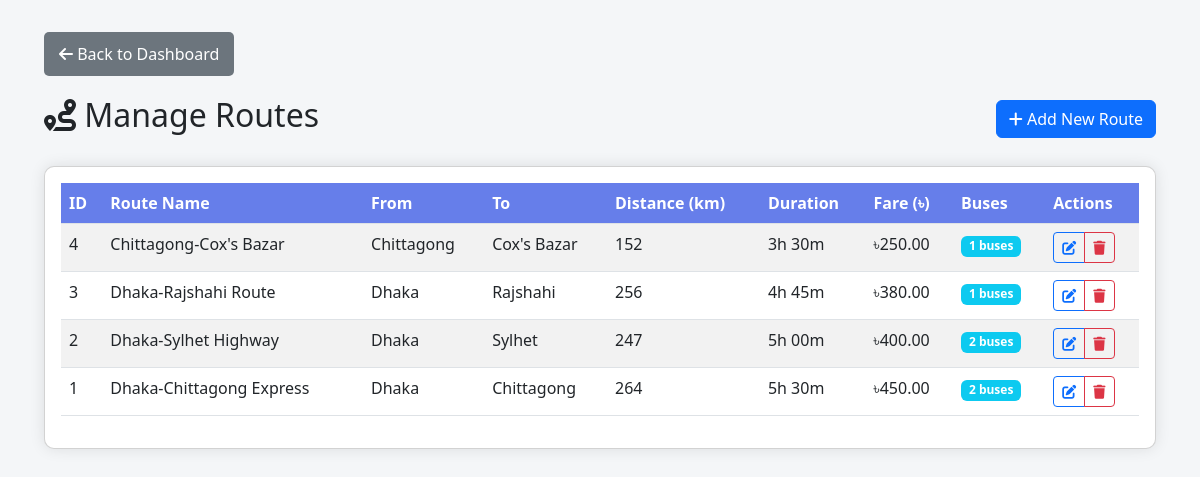
The app's page /manage_routes.php with its own data.
### tables this page shows
CREATE TABLE IF NOT EXISTS routes (
    id INT AUTO_INCREMENT PRIMARY KEY,
    route_name VARCHAR(100) NOT NULL,
    from_city VARCHAR(50) NOT NULL,
    to_city VARCHAR(50) NOT NULL,
    distance INT NOT NULL,
    duration VARCHAR(20) NOT NULL,
    fare DECIMAL(10,2) NOT NULL,
    created_at TIMESTAMP DEFAULT CURRENT_TIMESTAMP
);

### manage_routes.php (the view, shortened to what this page needs)
<?php
$host = "localhost";
$user = "root";
$password = "";
$database = "bus_tracking_bd";
$conn = new mysqli($host, $user, $password, $database);
$routes_query = "SELECT r.*, COUNT(b.id) as bus_count
                 FROM routes r
                 LEFT JOIN buses b ON r.id = b.route_id
                 GROUP BY r.id
                 ORDER BY r.id DESC";
$routes_result = $conn->query($routes_query);
?>
<!DOCTYPE html>
<html lang="en">
<head>
    <link href="https://cdn.jsdelivr.net/npm/bootstrap@5.3.0/dist/css/bootstrap.min.css" rel="stylesheet">
    <link href="https://cdnjs.cloudflare.com/ajax/libs/font-awesome/6.0.0/css/all.min.css" rel="stylesheet">
</head>
<body>
    <div class="container-fluid">
        <a href="dashboard.php" class="back-btn">
            <i class="fas fa-arrow-left"></i> Back to Dashboard
        </a>
        <div class="d-flex justify-content-between align-items-center mb-4">
            <h2><i class="fas fa-route"></i> Manage Routes</h2>
            <a href="add_route.php" class="btn btn-primary">
                <i class="fas fa-plus"></i> Add New Route
            </a>
        </div>
        <div class="card">
            <div class="card-body">
                <div class="table-responsive">
                    <table class="table table-striped table-hover">
                        <thead>
                            <tr>
                                <th>ID</th>
                                <th>Route Name</th>
                                <th>From</th>
                                <th>To</th>
                                <th>Distance (km)</th>
                                <th>Duration</th>
                                <th>Fare (৳)</th>
                                <th>Buses</th>
                                <th>Actions</th>
                            </tr>
                        </thead>
                        <tbody>
                            <?php if ($routes_result && $routes_result->num_rows > 0): ?>
                                <?php while ($route = $routes_result->fetch_assoc()): ?>
                                <tr>
                                    <td><?= $route['id'] ?></td>
                                    <td><?= htmlspecialchars($route['route_name']) ?></td>
                                    <td><?= htmlspecialchars($route['from_city']) ?></td>
                                    <td><?= htmlspecialchars($route['to_city']) ?></td>
                                    <td><?= $route['distance'] ?></td>
                                    <td><?= htmlspecialchars($route['duration']) ?></td>
                                    <td>৳<?= number_format($route['fare'], 2) ?></td>
                                    <td>
                                        <span class="badge bg-info"><?= $route['bus_count'] ?> buses</span>
                                    </td>
                                    <td>
                                        <div class="btn-group" role="group">
                                            <a href="edit_route.php?id=<?= $route['id'] ?>" class="btn btn-sm btn-outline-primary">
                                                <i class="fas fa-edit"></i>
                                            </a>
                                            <a href="?delete=<?= $route['id'] ?>" class="btn btn-sm btn-outline-danger"
                                               onclick="return confirm('Are you sure you want to delete this route?')">
                                                <i class="fas fa-trash"></i>
                                            </a>
                                        </div>
                                    </td>
                                </tr>
                                <?php endwhile; ?>
                            <?php else: ?>
                                <tr>
                                    <td colspan="9" class="text-center">No routes found.</td>
                                </tr>
                            <?php endif; ?>
                        </tbody>
                    </table>
                </div>
            </div>
        </div>
    </div>
</body>
</html>

### manage_routes.php (style rules this page uses)
body { background: #f4f6f8; font-family: 'Segoe UI', Tahoma, Geneva, Verdana, sans-serif; padding: 2rem; }
.back-btn { background-color: #6c757d; color: white; border: none; padding: 10px 15px; border-radius: 5px; text-decoration: none; margin-bottom: 20px; display: inline-block; }
.card { border-radius: 10px; box-shadow: 0 0 15px rgba(0,0,0,0.1); }
.table th { background-color: #667eea; color: white; }

### records on screen
routes: id "4", route_name "Chittagong-Cox's Bazar", from_city "Chittagong", to_city "Cox's Bazar", distance "152", duration "3h 30m", fare "250.00", bus_count "1"
routes: id "3", route_name "Dhaka-Rajshahi Route", from_city "Dhaka", to_city "Rajshahi", distance "256", duration "4h 45m", fare "380.00", bus_count "1"
routes: id "2", route_name "Dhaka-Sylhet Highway", from_city "Dhaka", to_city "Sylhet", distance "247", duration "5h 00m", fare "400.00", bus_count "2"
routes: id "1", route_name "Dhaka-Chittagong Express", from_city "Dhaka", to_city "Chittagong", distance "264", duration "5h 30m", fare "450.00", bus_count "2"
